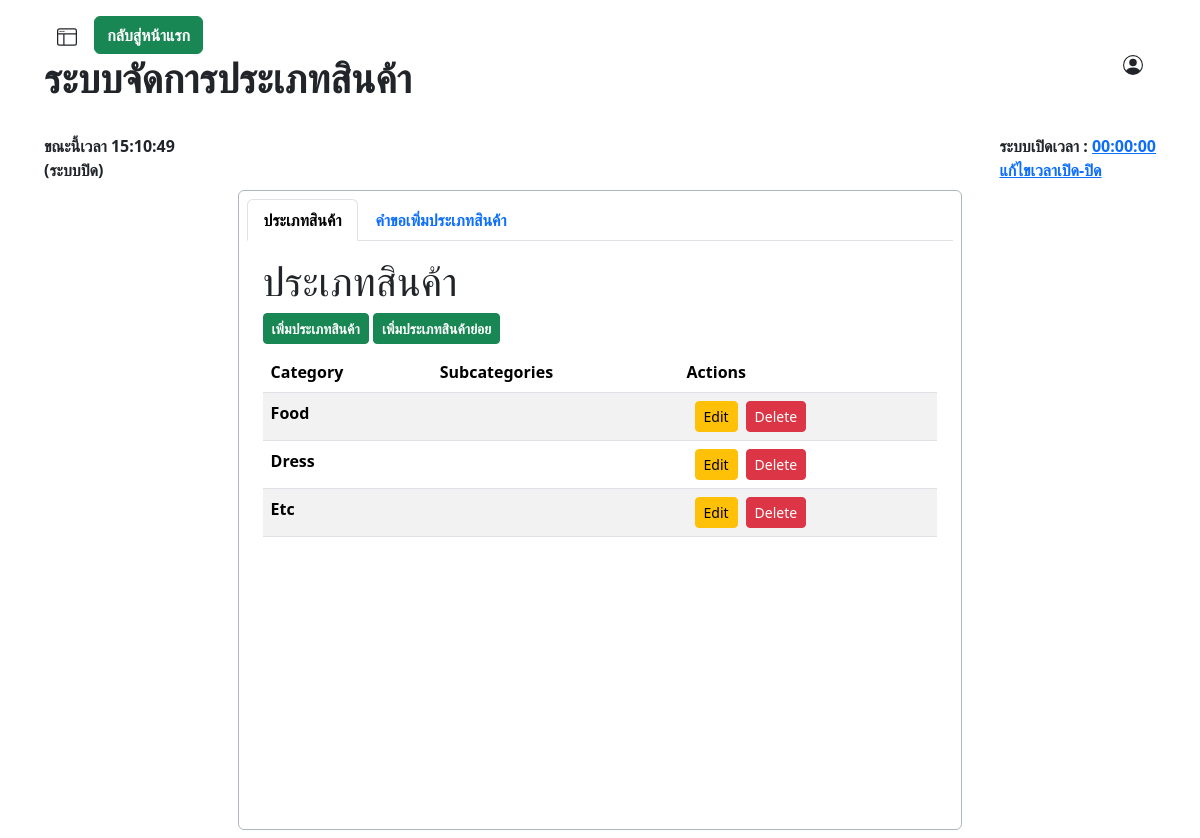
/admin/manage_cat.php (signed in), run on the app's committed database.
### tables this page shows
CREATE TABLE `category` (
  `id_category` int(11) NOT NULL,
  `cat_name` varchar(45) NOT NULL
);

### admin/manage_cat.php (the view, shortened to what this page needs)
<?php
require("../condb.php");
?>
<!DOCTYPE html>
<html lang="en">
<head>
    <link href="https://cdn.jsdelivr.net/npm/bootstrap@5.3.3/dist/css/bootstrap.min.css" rel="stylesheet">
</head>
<body>
    <nav class="row g-2">
        <div class="col-12 d-flex justify-content-between px-5 py-3">
            <div class="col-4">
                <button class="btn" type="button" data-bs-toggle="offcanvas" data-bs-target="#offcanvasWithBothOptions" aria-controls="offcanvasWithBothOptions">
                </button>
                <a href="./index.php" class="btn btn-success" type="button">
                    <strong>กลับสู่หน้าแรก</strong>
                </a>
                <h1><strong>ระบบจัดการประเภทสินค้า</strong></h1>
            </div>
            <button class="btn" type="button" data-bs-toggle="modal" data-bs-target="#ProfileModal">
            </button>
        </div>
        <div class="col-12 d-flex justify-content-between px-5">
            <strong>
                <div id="time"></div>
                <div id="#">(ระบบปิด)</div>
            </strong>
            <strong>
                <div id="#">ระบบเปิดเวลา : <a href="#">00:00:00</a></div>
                <a href="#">แก้ไขเวลาเปิด-ปิด</a>
            </strong>
        </div>
        <div class="container mt-2 p-2 border border-dark-subtle rounded overflow-auto" style="width: 60%; height: 40rem;">
            <ul class="nav nav-tabs" id="myTab">
                <li class="nav-item">
                    <a class="nav-link active" data-bs-toggle="tab" href="#categort"><strong>ประเภทสินค้า</strong> </a>
                </li>
                <li class="nav-item">
                    <a class="nav-link" data-bs-toggle="tab" href="#pre_category"> <strong>คำขอเพิ่มประเภทสินค้า</strong></a>
                </li>
            </ul>
            <div class="tab-content " id="myTabContent">
                <div class="tab-pane fade show active mt-2 mx-2 p-2" id="categort">
                    <div>
                        <h1>ประเภทสินค้า</h1>
                        <a href="#" class="btn btn-sm btn-success" type="button" data-bs-toggle="modal" data-bs-target="#AddCatModal">
                            <strong>เพิ่มประเภทสินค้า</strong>
                        </a>
                        <a href="#" class="btn btn-sm btn-success" type="button" data-bs-toggle="modal" data-bs-target="#AddSubCatModal">
                            <strong>เพิ่มประเภทสินค้าย่อย</strong>
                        </a>
                    </div>
                    <div class="mt-2">
                        <?php
                        $sql = "SELECT * FROM category";
                        $result = $conn->query($sql);
                        if ($result->num_rows > 0) {
                            echo "<table class='table table-striped'>";
                            echo "<thead><tr><th>Category</th><th>Subcategories</th><th>Actions</th></tr></thead>";
                            echo "<tbody>";
                            while ($row = $result->fetch_assoc()) {
                                echo "<tr class='category-item' data-category-id='" . $row["id_category"] . "'>";
                                echo "<td><strong>" . $row["cat_name"] . "</strong></td>";
                                echo "<td>";
                                $id_category = $row["id_category"];
                                $sub_sql = "SELECT * FROM sub_category WHERE id_category = $id_category";
                                $sub_result = $conn->query($sub_sql);
                                $subcategories = [];
                                if ($sub_result->num_rows > 0) {
                                    while ($sub_row = $sub_result->fetch_assoc()) {
                                        $subcategories[] = $sub_row["sub_cat_name"];
                                    }
                                } else {
                                    echo "No subcategories found for this category.";
                                }
                                $subcategories_str = implode(' ', $subcategories);
                                echo "</td>";
                                echo "<td>";
                                echo "<button class='btn btn-sm mx-2 btn-warning edit-btn'
                        type='button'
                        data-bs-toggle='modal'
                        data-bs-target='#EditModal'
                        data-bs-id='" . $row["id_category"] . "'
                        data-bs-cat_name='" . $row["cat_name"] . "'
                        data-bs-sub_cat_name='" . $subcategories_str . "'>Edit</button>";
                                echo "<a href='delete_category.php?id=" . $row["id_category"] . "' class='btn btn-sm btn-danger' onclick='return confirm(\"Are you sure you want to delete this category?\");'>Delete</a>";
                                echo "</td>";
                                echo "</tr>";
                            }
                            echo "</tbody></table>";
                        } else {
                            echo "0 results";
                        }
                        ?>
                    </div>
                </div>
            </div>
        </div>
</body>
</html>

### admin/manage_cat.php (style rules this page uses)
.category-item { cursor: pointer; }

### data on the page
category: cat_name "Food"
category: cat_name "Dress"
category: cat_name "Etc"
